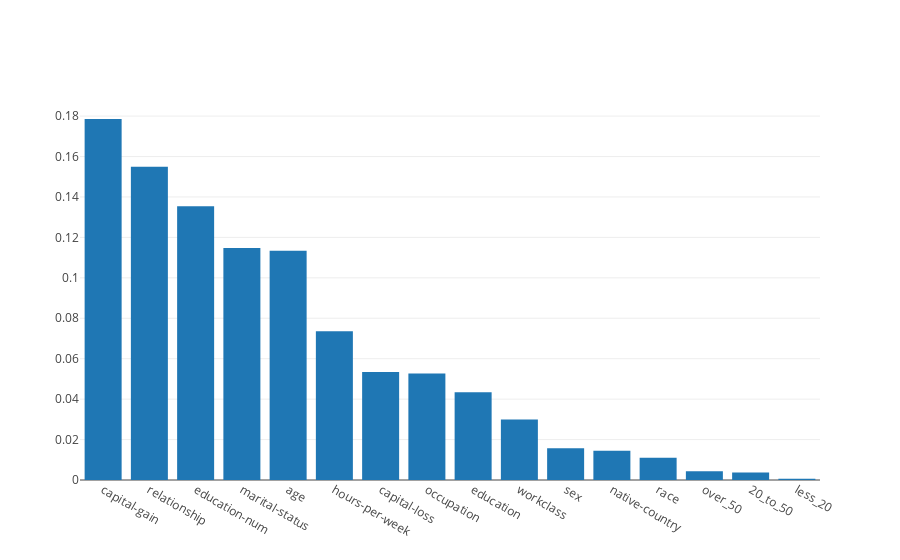

This figure's notebook cell:
### Code cell
imps = plot_imps(clf,X)

### Figure 1 — Plotly figure (JSON) as saved in the notebook; plotly's stock layout.template omitted (floating-point values rounded to 4 significant figures)
{"data": [{"type": "bar", "uid": "ef02a251-5928-4a44-846c-e168e106d4c6", "x": ["capital-gain", "relationship", "education-num", "marital-status", "age", "hours-per-week", "capital-loss", "occupation", "education", "workclass", "sex", "native-country", "race", "over_50", "20_to_50", "less_20"], "y": [0.1786, 0.1549, 0.1354, 0.1148, 0.1135, 0.07362, 0.05338, 0.05273, 0.04338, 0.02991, 0.01572, 0.01453, 0.01099, 0.004291, 0.003767, 0.0006092]}], "layout": {}}
